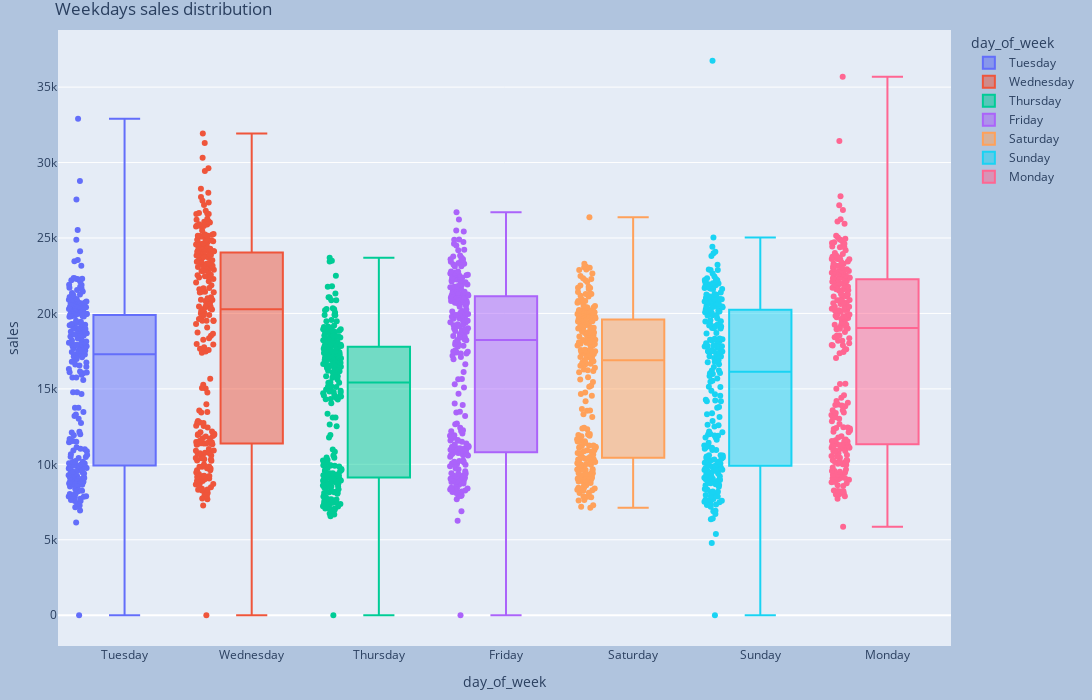

Notebook code for this chart:
### Code cell
fig = px.box(day_level_df, x='day_of_week', y="sales", color="day_of_week",
             boxmode="overlay", points='all')
fig.update_layout(
    margin=dict(l=20, r=20, t=30, b=20),
    paper_bgcolor="LightSteelBlue",
    width=1400,
    height=700,
    title='Weekdays sales distribution',
)

### Figure 1 — Plotly figure (JSON) as saved in the notebook; plotly's stock layout.template omitted (floating-point values rounded to 4 significant figures; data arrays with more than 128 entries replaced by an {"elided": "..."} marker saying what was removed)
{"data": [{"alignmentgroup": "True", "boxpoints": "all", "hovertemplate": "day_of_week=%{x}<br>sales=%{y}<extra></extra>", "legendgroup": "Tuesday", "marker": {"color": "#636efa"}, "name": "Tuesday", "notched": false, "offsetgroup": "Tuesday", "orientation": "v", "showlegend": true, "type": "box", "x": {"elided": "242 str values"}, "x0": " ", "xaxis": "x", "y": {"elided": "242 float values"}, "y0": " ", "yaxis": "y"}, {"alignmentgroup": "True", "boxpoints": "all", "hovertemplate": "day_of_week=%{x}<br>sales=%{y}<extra></extra>", "legendgroup": "Wednesday", "marker": {"color": "#EF553B"}, "name": "Wednesday", "notched": false, "offsetgroup": "Wednesday", "orientation": "v", "showlegend": true, "type": "box", "x": {"elided": "240 str values"}, "x0": " ", "xaxis": "x", "y": {"elided": "240 float values"}, "y0": " ", "yaxis": "y"}, {"alignmentgroup": "True", "boxpoints": "all", "hovertemplate": "day_of_week=%{x}<br>sales=%{y}<extra></extra>", "legendgroup": "Thursday", "marker": {"color": "#00cc96"}, "name": "Thursday", "notched": false, "offsetgroup": "Thursday", "orientation": "v", "showlegend": true, "type": "box", "x": {"elided": "240 str values"}, "x0": " ", "xaxis": "x", "y": {"elided": "240 float values"}, "y0": " ", "yaxis": "y"}, {"alignmentgroup": "True", "boxpoints": "all", "hovertemplate": "day_of_week=%{x}<br>sales=%{y}<extra></extra>", "legendgroup": "Friday", "marker": {"color": "#ab63fa"}, "name": "Friday", "notched": false, "offsetgroup": "Friday", "orientation": "v", "showlegend": true, "type": "box", "x": {"elided": "240 str values"}, "x0": " ", "xaxis": "x", "y": {"elided": "240 float values"}, "y0": " ", "yaxis": "y"}, {"alignmentgroup": "True", "boxpoints": "all", "hovertemplate": "day_of_week=%{x}<br>sales=%{y}<extra></extra>", "legendgroup": "Saturday", "marker": {"color": "#FFA15A"}, "name": "Saturday", "notched": false, "offsetgroup": "Saturday", "orientation": "v", "showlegend": true, "type": "box", "x": {"elided": "241 str values"}, "x0": " ", "xaxis": "x", "y": {"elided": "241 float values"}, "y0": " ", "yaxis": "y"}, {"alignmentgroup": "True", "boxpoints": "all", "hovertemplate": "day_of_week=%{x}<br>sales=%{y}<extra></extra>", "legendgroup": "Sunday", "marker": {"color": "#19d3f3"}, "name": "Sunday", "notched": false, "offsetgroup": "Sunday", "orientation": "v", "showlegend": true, "type": "box", "x": {"elided": "240 str values"}, "x0": " ", "xaxis": "x", "y": {"elided": "240 float values"}, "y0": " ", "yaxis": "y"}, {"alignmentgroup": "True", "boxpoints": "all", "hovertemplate": "day_of_week=%{x}<br>sales=%{y}<extra></extra>", "legendgroup": "Monday", "marker": {"color": "#FF6692"}, "name": "Monday", "notched": false, "offsetgroup": "Monday", "orientation": "v", "showlegend": true, "type": "box", "x": {"elided": "241 str values"}, "x0": " ", "xaxis": "x", "y": {"elided": "241 float values"}, "y0": " ", "yaxis": "y"}], "layout": {"boxmode": "overlay", "height": 700, "legend": {"title": {"text": "day_of_week"}, "tracegroupgap": 0}, "margin": {"b": 20, "l": 20, "r": 20, "t": 30}, "paper_bgcolor": "LightSteelBlue", "title": {"text": "Weekdays sales distribution"}, "width": 1400, "xaxis": {"anchor": "y", "categoryarray": ["Tuesday", "Wednesday", "Thursday", "Friday", "Saturday", "Sunday", "Monday"], "categoryorder": "array", "domain": [0, 1], "title": {"text": "day_of_week"}}, "yaxis": {"anchor": "x", "domain": [0, 1], "title": {"text": "sales"}}}}
